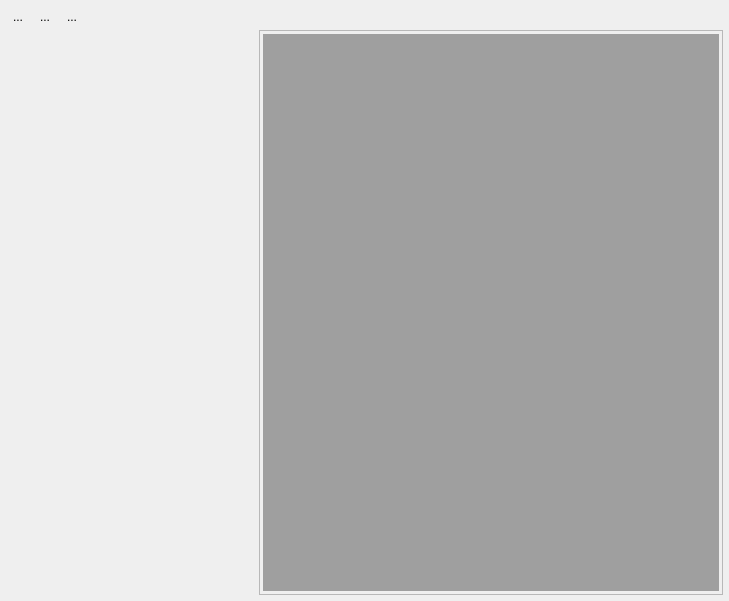
<?xml version="1.0" encoding="UTF-8"?>
<ui version="4.0">
 <class>DecoderTab</class>
 <widget class="QWidget" name="DecoderTab">
  <property name="geometry">
   <rect>
    <x>0</x>
    <y>0</y>
    <width>729</width>
    <height>601</height>
   </rect>
  </property>
  <property name="windowTitle">
   <string>Form</string>
  </property>
  <layout class="QGridLayout" name="gridLayout">
   <property name="leftMargin">
    <number>6</number>
   </property>
   <property name="topMargin">
    <number>6</number>
   </property>
   <property name="rightMargin">
    <number>6</number>
   </property>
   <property name="bottomMargin">
    <number>6</number>
   </property>
   <property name="spacing">
    <number>3</number>
   </property>
   <item row="1" column="0">
    <widget class="LayerEditor" name="decoderEditor">
     <property name="minimumSize">
      <size>
       <width>250</width>
       <height>0</height>
      </size>
     </property>
     <property name="maximumSize">
      <size>
       <width>200</width>
       <height>16777215</height>
      </size>
     </property>
    </widget>
   </item>
   <item row="1" column="1">
    <widget class="QFrame" name="decoderFrame">
     <property name="sizePolicy">
      <sizepolicy hsizetype="Preferred" vsizetype="Expanding">
       <horstretch>0</horstretch>
       <verstretch>0</verstretch>
      </sizepolicy>
     </property>
     <property name="frameShape">
      <enum>QFrame::StyledPanel</enum>
     </property>
     <property name="frameShadow">
      <enum>QFrame::Raised</enum>
     </property>
     <layout class="QGridLayout" name="gridLayout_11">
      <property name="leftMargin">
       <number>3</number>
      </property>
      <property name="topMargin">
       <number>3</number>
      </property>
      <property name="rightMargin">
       <number>3</number>
      </property>
      <property name="bottomMargin">
       <number>3</number>
      </property>
      <property name="spacing">
       <number>3</number>
      </property>
      <item row="0" column="0">
       <widget class="QMdiArea" name="decoderArea"/>
      </item>
     </layout>
    </widget>
   </item>
   <item row="0" column="0" colspan="2">
    <widget class="QWidget" name="widget" native="true">
     <layout class="QGridLayout" name="gridLayout_2">
      <property name="leftMargin">
       <number>0</number>
      </property>
      <property name="topMargin">
       <number>0</number>
      </property>
      <property name="rightMargin">
       <number>0</number>
      </property>
      <property name="bottomMargin">
       <number>0</number>
      </property>
      <property name="spacing">
       <number>3</number>
      </property>
      <item row="0" column="3">
       <spacer name="horizontalSpacer">
        <property name="orientation">
         <enum>Qt::Horizontal</enum>
        </property>
        <property name="sizeHint" stdset="0">
         <size>
          <width>40</width>
          <height>20</height>
         </size>
        </property>
       </spacer>
      </item>
      <item row="0" column="1">
       <widget class="QToolButton" name="openDecoderButton">
        <property name="text">
         <string>...</string>
        </property>
        <property name="icon">
         <iconset resource="../icons/Icons.qrc">
          <normaloff>:/icons/document-open.png</normaloff>:/icons/document-open.png</iconset>
        </property>
        <property name="autoRaise">
         <bool>true</bool>
        </property>
       </widget>
      </item>
      <item row="0" column="0">
       <widget class="QToolButton" name="toggleDecodeButton">
        <property name="text">
         <string>...</string>
        </property>
        <property name="icon">
         <iconset resource="../icons/Icons.qrc">
          <normaloff>:/icons/start-capture.png</normaloff>:/icons/start-capture.png</iconset>
        </property>
        <property name="checkable">
         <bool>true</bool>
        </property>
        <property name="autoRaise">
         <bool>true</bool>
        </property>
        <property name="arrowType">
         <enum>Qt::NoArrow</enum>
        </property>
       </widget>
      </item>
      <item row="0" column="2">
       <widget class="QToolButton" name="saveDecoderButton">
        <property name="text">
         <string>...</string>
        </property>
        <property name="icon">
         <iconset resource="../icons/Icons.qrc">
          <normaloff>:/icons/document-save-as.png</normaloff>:/icons/document-save-as.png</iconset>
        </property>
        <property name="autoRaise">
         <bool>true</bool>
        </property>
       </widget>
      </item>
     </layout>
    </widget>
   </item>
  </layout>
 </widget>
 <customwidgets>
  <customwidget>
   <class>LayerEditor</class>
   <extends>QWidget</extends>
   <header>LayerEditor.h</header>
  </customwidget>
 </customwidgets>
 <resources>
  <include location="../icons/Icons.qrc"/>
 </resources>
 <connections/>
</ui>
